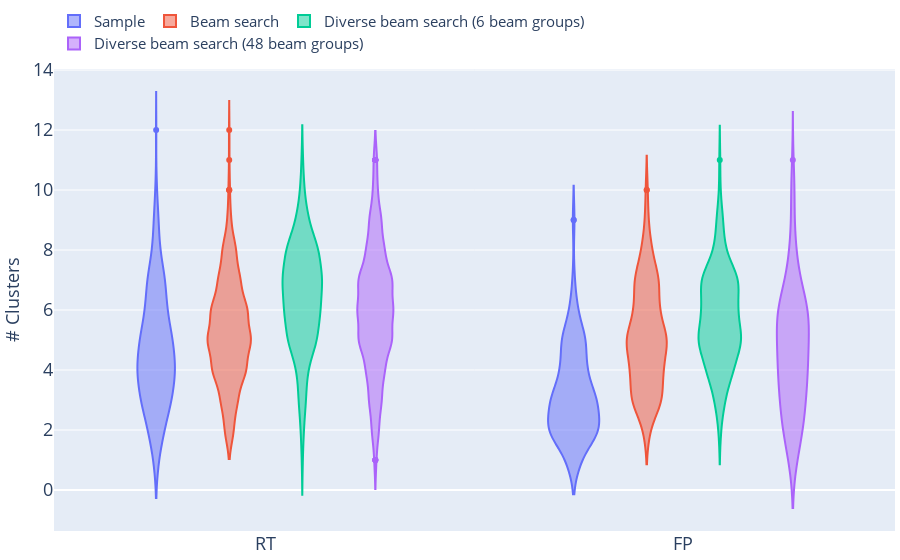

Notebook cell for this chart:
### Code cell
fig = px.violin(data_frame=df_n_clusters, x='dataset_name', y='n_clusters', color="decode_method_eval", 
            labels={"n_clusters": "# Clusters", "dataset_name": "Dataset"})
#fig.for_each_annotation(lambda a: a.update(text=a.text.split("=")[-1]))
fig.update_layout(
    legend=dict(
       orientation="h",
    yanchor="bottom",
    y=1.02,
    xanchor="left",
    x=0, 
        font_size=15,
), legend_title_text=None, 
                  xaxis = dict( titlefont = dict(size=18)),
                  yaxis = dict( titlefont = dict(size=18)),
                  
)
fig.update_layout(#width =800, height=250, 
                 # font_family="Serif", 
                  font_size=18,
                  margin_l=5, margin_t=5, margin_b=5, margin_r=5)
fig.update_layout(xaxis_title=None)  
fig.update_annotations(font_size=15)

fig.update_layout(font_size=18, 
                  legend=dict(
       orientation="h",
    yanchor="bottom",
    y=1.02,
    xanchor="left",
    x=0, 
        font_size=15
), legend_title_text=None, 
       # font_size=12,  
                  xaxis = dict( titlefont = dict(size=18)),
     #             yaxis = dict( titlefont = dict(size=15)),
                  
)
fig.write_image("./results/eval_diversity.pdf",  width=1.5*450, height=0.75*600, engine='kaleido')

fig.show()

### Figure 1 — Plotly figure (JSON) as saved in the notebook; plotly's stock layout.template omitted (floating-point values rounded to 4 significant figures; data arrays with more than 128 entries replaced by an {"elided": "..."} marker saying what was removed)
{"data": [{"alignmentgroup": "True", "box": {"visible": false}, "hovertemplate": "decode_method_eval=Sample<br>Dataset=%{x}<br># Clusters=%{y}<extra></extra>", "legendgroup": "Sample", "marker": {"color": "#636efa"}, "name": "Sample", "offsetgroup": "Sample", "orientation": "v", "scalegroup": "True", "showlegend": true, "type": "violin", "x": {"elided": "518 str values"}, "x0": " ", "xaxis": "x", "y": {"elided": "518 int values"}, "y0": " ", "yaxis": "y"}, {"alignmentgroup": "True", "box": {"visible": false}, "hovertemplate": "decode_method_eval=Beam search<br>Dataset=%{x}<br># Clusters=%{y}<extra></extra>", "legendgroup": "Beam search", "marker": {"color": "#EF553B"}, "name": "Beam search", "offsetgroup": "Beam search", "orientation": "v", "scalegroup": "True", "showlegend": true, "type": "violin", "x": {"elided": "518 str values"}, "x0": " ", "xaxis": "x", "y": {"elided": "518 int values"}, "y0": " ", "yaxis": "y"}, {"alignmentgroup": "True", "box": {"visible": false}, "hovertemplate": "decode_method_eval=Diverse beam search (6 beam groups)<br>Dataset=%{x}<br># Clusters=%{y}<extra></extra>", "legendgroup": "Diverse beam search (6 beam groups)", "marker": {"color": "#00cc96"}, "name": "Diverse beam search (6 beam groups)", "offsetgroup": "Diverse beam search (6 beam groups)", "orientation": "v", "scalegroup": "True", "showlegend": true, "type": "violin", "x": {"elided": "518 str values"}, "x0": " ", "xaxis": "x", "y": {"elided": "518 int values"}, "y0": " ", "yaxis": "y"}, {"alignmentgroup": "True", "box": {"visible": false}, "hovertemplate": "decode_method_eval=Diverse beam search (48 beam groups)<br>Dataset=%{x}<br># Clusters=%{y}<extra></extra>", "legendgroup": "Diverse beam search (48 beam groups)", "marker": {"color": "#ab63fa"}, "name": "Diverse beam search (48 beam groups)", "offsetgroup": "Diverse beam search (48 beam groups)", "orientation": "v", "scalegroup": "True", "showlegend": true, "type": "violin", "x": {"elided": "518 str values"}, "x0": " ", "xaxis": "x", "y": {"elided": "518 int values"}, "y0": " ", "yaxis": "y"}], "layout": {"font": {"size": 18}, "legend": {"font": {"size": 15}, "orientation": "h", "title": {}, "tracegroupgap": 0, "x": 0, "xanchor": "left", "y": 1.02, "yanchor": "bottom"}, "margin": {"b": 5, "l": 5, "r": 5, "t": 5}, "violinmode": "group", "xaxis": {"anchor": "y", "domain": [0, 1], "title": {"font": {"size": 18}}}, "yaxis": {"anchor": "x", "domain": [0, 1], "title": {"font": {"size": 18}, "text": "# Clusters"}}}}
